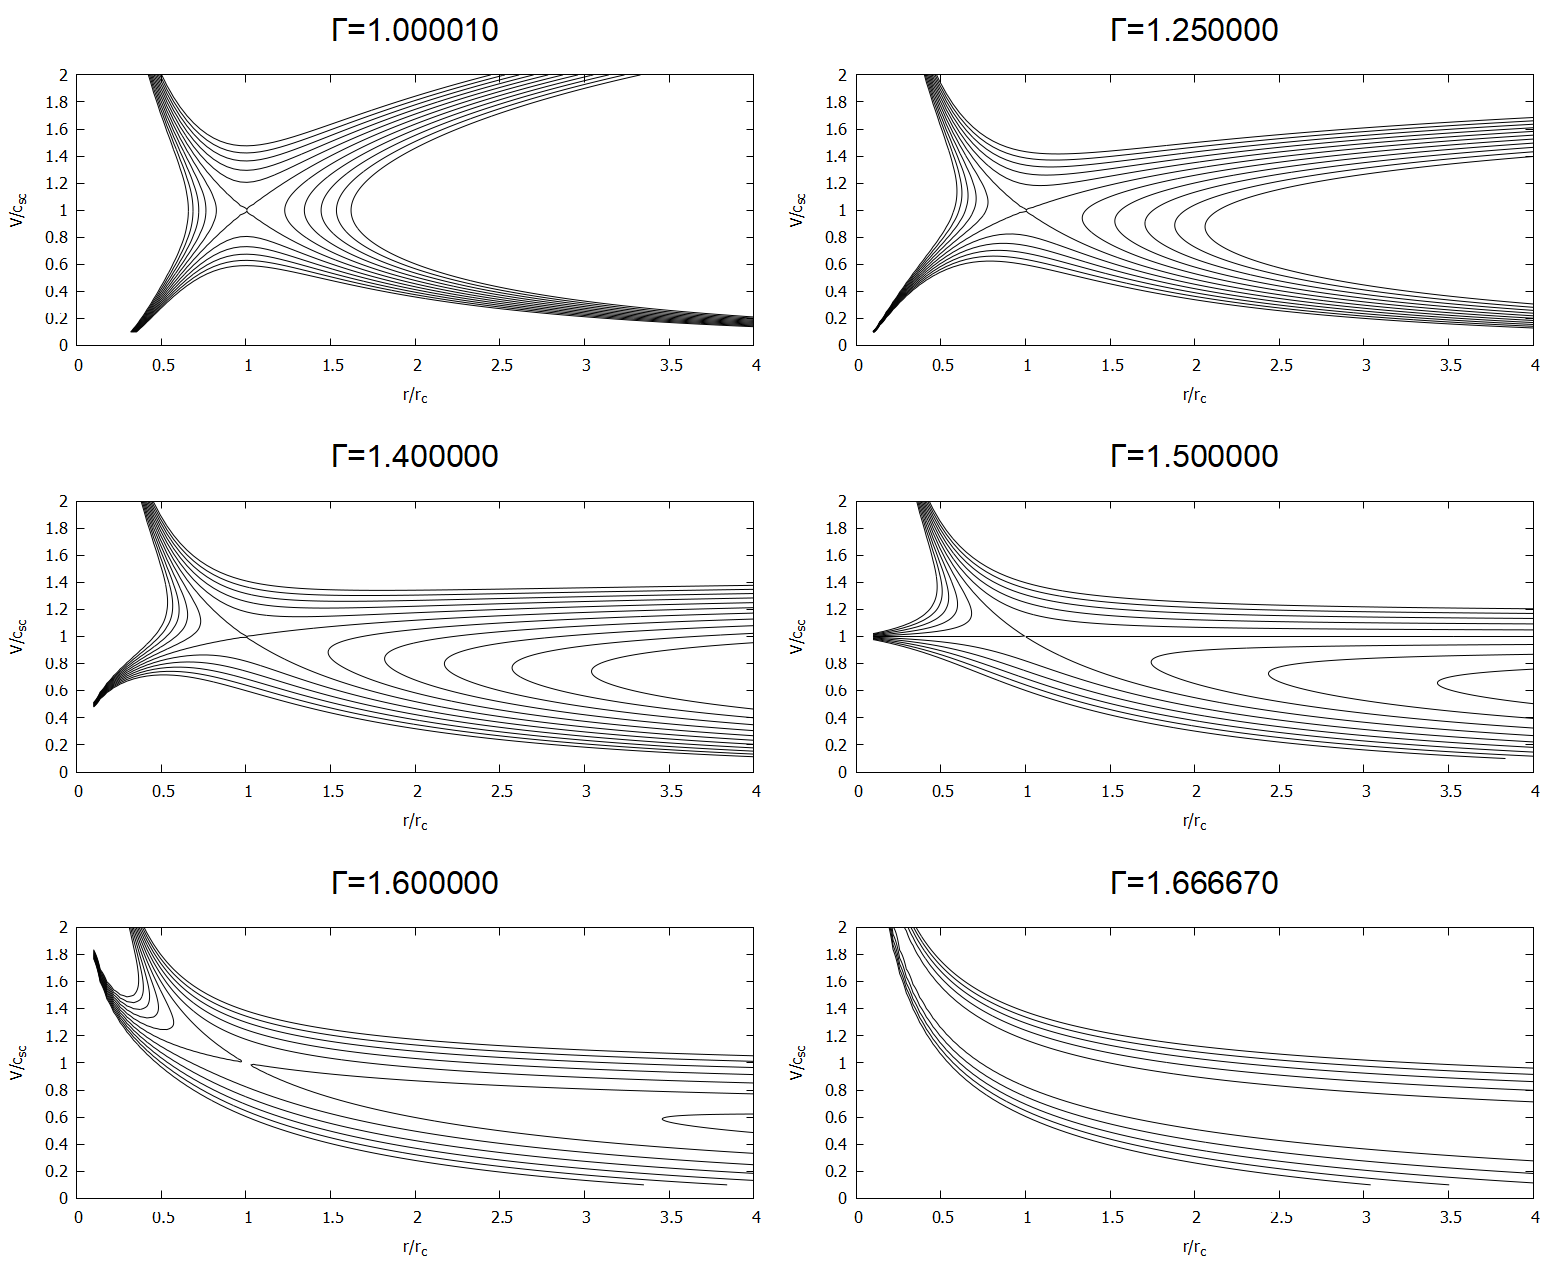

The script that saved this image:
set terminal pngcairo size 1560, 1280 # ターミナルをpngに設定
set output "01-2.png" # graph.pngで出力
unset key
set ylabel 'V/c_{sc}'
set xlabel 'r/r_c'

set contour
set view 0,0,1,1
unset key
unset surface
set isosamples 400,400
set cntrparam levels incremental -0.4, 0.08, 0.4

array gamma_list[6] = [1.00001, 1.25, 1.4, 1.5, 1.6, 1.66667]

set multiplot layout 3,2

do for [i=1:6] {
    gamma = gamma_list[i]
    g(x,y) = y**(gamma+1.) - (4./x + (5-3*gamma)/(gamma-1))*y**(gamma-1.) + 2.*x**(2.-2.*gamma)/(gamma-1.)
    set table sprintf("0%d.data", i)
    splot [0.1:4][0.1:2] g(x,y)
    unset table
    set title sprintf("{/Symbol G}=%f", gamma)
    set title font"Arial,24"
    plot sprintf("0%d.data", i) u 1:2 w l lc 'black'
}

unset multiplot

set out
set terminal wxt enhanced
